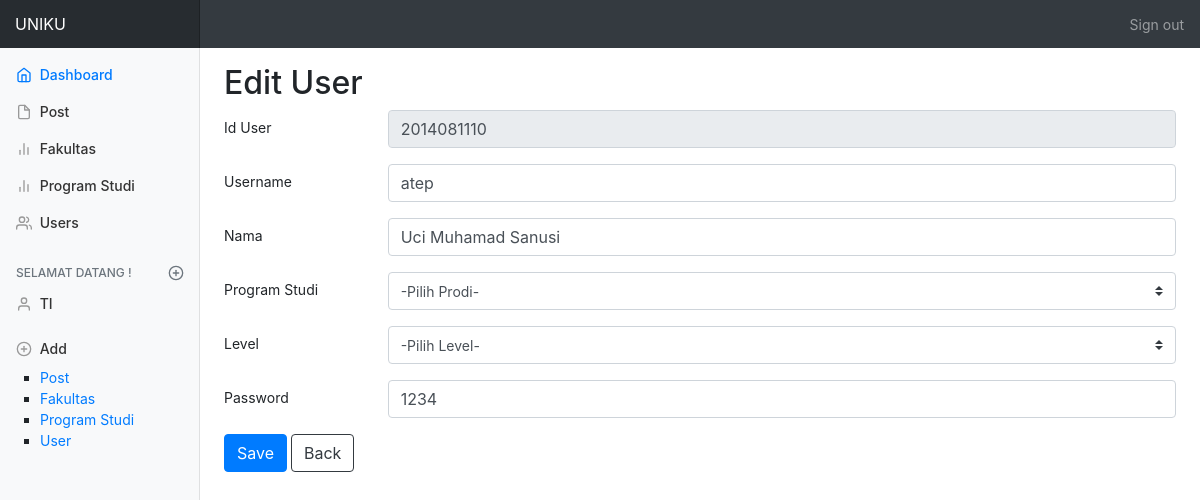
Page /user_edit.php?id_user=2014081110 (signed in) on the committed database.
### tables this page shows
CREATE TABLE `tbl_user1` (
  `id_user` varchar(255) NOT NULL,
  `id_fakultas` int(2) NOT NULL,
  `id_prodi` int(2) NOT NULL,
  `nama` varchar(255) NOT NULL,
  `username` varchar(255) NOT NULL,
  `password` varchar(255) NOT NULL,
  `level` varchar(25) NOT NULL
);

### lib/database.php (called while the page is built, shortened)
<?php
class Database{
  public $host = DB_HOST;
  public $user = DB_USER;
  public $pass = DB_PASS;
  public $name = DB_NAME;
  public $link;
  public function connectDB()
  {
    $this->link = new mysqli($this->host, $this->user, $this->pass, $this->name);
  }
  public function select($query)
  {
    $result = $this->link->query($query) or
    die ($this->link->error.__LINE__);
    if ($result->num_rows > 0) {
        return $result;
    } else {
      return false;
    }
  }
}
 ?>

### controller/control_user.php (called while the page is built, shortened)
<?php
	include_once 'lib/database.php';
	class ControlUser
	{
		private $database;
		public function __construct()
		{
			$this->database = new Database();
		}
		public function getDataUser($id_user)
		{
			$query = "SELECT * FROM tbl_user1 WHERE id_user = '$id_user' ";
			$result = $this->database->select($query);
			return $result;
		}
	}
?>

### controller/control_prodi.php (called while the page is built, shortened)
<?php
  include_once 'lib/database.php';
  class ControlProdi
  {
    private $database;
    public function __construct()
    {
      $this->database = new Database();
    }
    public function getAllProdi()
    {
      $query = "SELECT * FROM tbl_prodi1";
      $result = $this->database->select($query);
      return $result;
    }
  }
 ?>

### user_edit.php (the view, shortened to what this page needs)
<!DOCTYPE html>
<html>
<head>
</head>
<body>
  <?php
    include_once 'controller/control_prodi.php';
    include_once 'controller/control_user.php';
    include_once 'view/header.php';
    $user = new ControlUser();
    extract($_GET);
		$getUser = $user->getDataUser($id_user);
		if ($getUser)
		{
			while ($result = $getUser->fetch_assoc())
			{
   ?>
  <h2>Edit User</h2>
  <form method="post" action="" enctype="multipart/form-data">
     <div class="form-group row">
       <label for="inputEmail3" class="col-sm-2 col-form-label">Id User</label>
       <div class="col-sm-10">
         <input type="text" name="id_user" required class="form-control" placeholder="Id User" value="<?php echo $result['id_user'];?>" readonly>
       </div>
     </div>
     <div class="form-group row">
       <label for="inputPassword3" class="col-sm-2 col-form-label">Username</label>
       <div class="col-sm-10">
         <input type="text" name="username" class="form-control" placeholder="Username" required value="<?php echo $result['username'];?>" >
       </div>
     </div>
     <div class="form-group row">
       <label for="inputPassword3" class="col-sm-2 col-form-label">Nama</label>
       <div class="col-sm-10">
         <input type="text" name="nama" class="form-control" placeholder="Nama " required value="<?php echo $result['nama'];?>" >
       </div>
     </div>
     <div class="form-group row">
       <label for="inputPassword3" class="col-sm-2 col-form-label">Program Studi</label>
       <div class="col-sm-10">
         <select class="custom-select mr-sm-2" name="id_prodi" required id="inlineFormCustomSelect">
           <option >-Pilih Prodi-</option>
           <?php
           $prodi = new ControlProdi();
           $getProdi = $prodi->getAllProdi();
           ?>
         </select>
       </div>
     </div>
     <div class="form-group row">
       <label for="inputPassword3" class="col-sm-2 col-form-label">Level</label>
       <div class="col-sm-10">
         <select class="custom-select mr-sm-2" name="level" required id="inlineFormCustomSelect">
           <option selected>-Pilih Level-</option>
         </select>
       </div>
     </div>
     <div class="form-group row">
       <label for="inputPassword3" class="col-sm-2 col-form-label">Password</label>
       <div class="col-sm-10">
         <input type="text" name="password" required class="form-control" placeholder="Password" value="<?php echo $result['password'];?>" >
       </div>
     </div>
     <div class="form-group row">
       <div class="col-sm-10">
         <button type="submit" name="user_edit" class="btn btn-primary">Save</button>
         <a href="user.php" class="btn btn-outline-dark">Back</a>
       </div>
     </div>
   </form>
</div>
</div>
<?php
      }
			}
?>
</body>
</html>

### asset/dashboard.css (style rules this page uses)
body { font-size: .875rem; }

### rows in the picture
tbl_user1: id_user "2014081110", username "atep", nama "Uci Muhamad Sanusi", password "1234"

### other values in the picture
$nameLog "TI"
